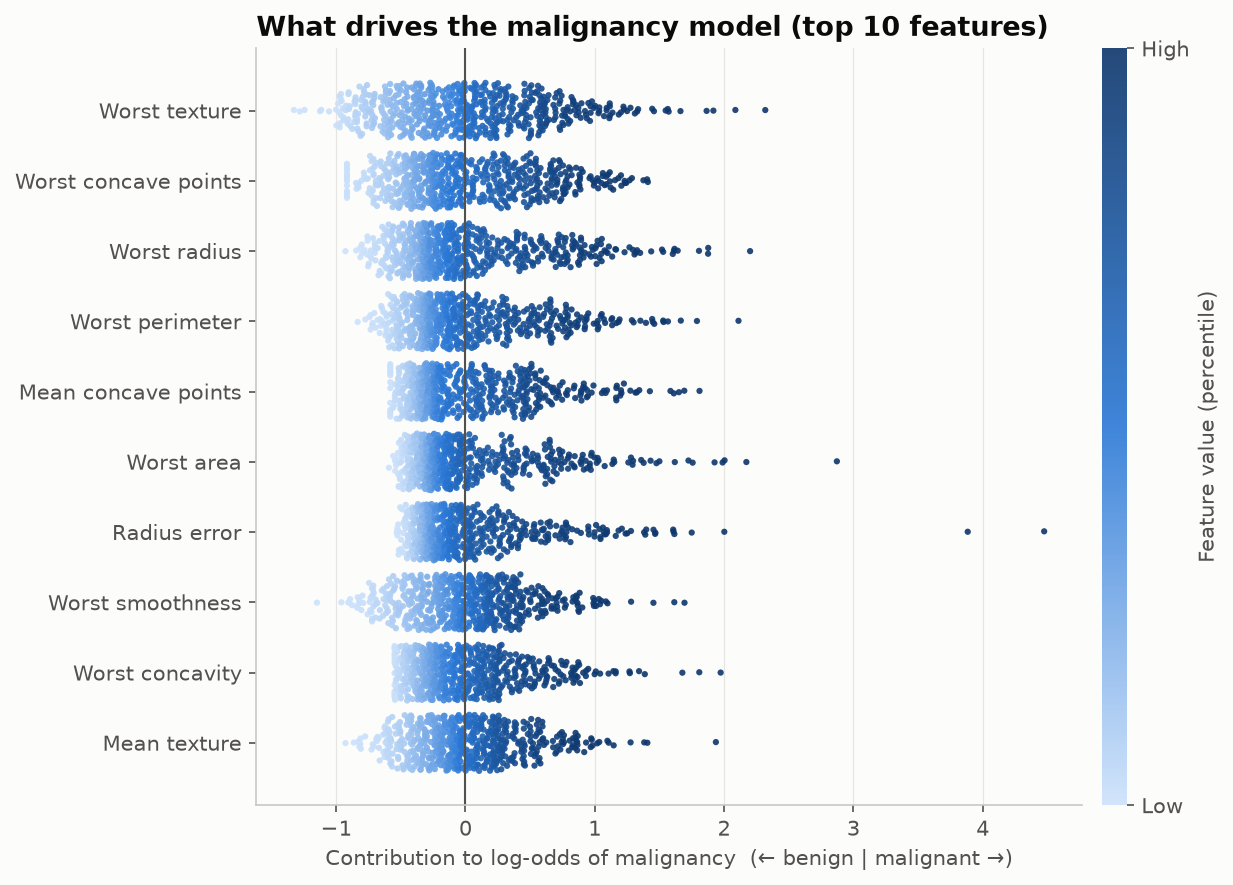

Write Python code to recreate this figure.
"""
SHAP Summary (Beeswarm)  -  family: Machine learning

DESIGN PURPOSE
One row per feature, one dot per prediction. A dot's horizontal position is
how much that feature pushed that prediction up or down, and its color is the
feature's value. The chart shows which features matter, in which direction,
and for whom.

WHEN TO USE
  - Explain a predictive model globally while keeping per-patient detail
  - Show whether high values of a feature raise or lower the prediction
  - Spot features whose effect is large for a few cases but small on average

AVOID WHEN
  - Readers will take contributions as causal effects (they explain the model,
    not the world)
  - Features are strongly correlated (attributions get split arbitrarily
    between them)
  - You need a single explanation for one patient (use a waterfall/force plot)

ALTERNATIVES
  - Permutation importance (global ranking only)
  - Partial dependence / ICE plot (shape of one feature's effect)

EXAMPLE
A logistic regression predicting malignancy in the real Breast Cancer
Wisconsin dataset (load_breast_cancer). For a linear model, the exact
interventional SHAP value of feature j is coef_j × (x_j − mean_j) on the log-
odds scale. This example computes those values directly, without the shap
package. These tumour measurements are strongly correlated (radius, perimeter
and area move together), so conditional (observational) SHAP values would
spread credit differently among them.

Run:  python shap_summary.py
"""
import sys
from pathlib import Path

import numpy as np
import pandas as pd
import matplotlib.pyplot as plt

# Library style: categorical colors in fixed order, recessive axes, hairline grid.
PALETTE = ["#2a78d6", "#eb6834", "#1baf7a", "#eda100",
           "#e87ba4", "#008300", "#6250d6", "#e34948"]
SEQ_CMAP = "Blues"      # sequential: one hue, light -> dark
DIV_CMAP = "RdBu_r"     # diverging: two opposite hues, neutral midpoint
GRAY = "#b8b7b1"        # de-emphasised marks
plt.rcParams.update({
    "figure.figsize": (8, 4.8), "figure.dpi": 110, "figure.facecolor": "#fcfcfb",
    "axes.facecolor": "#fcfcfb", "axes.edgecolor": "#c9c8c3", "axes.linewidth": 0.8,
    "axes.spines.top": False, "axes.spines.right": False,
    "axes.grid": True, "grid.color": "#e6e5e1", "grid.linewidth": 0.6, "axes.axisbelow": True,
    "axes.prop_cycle": plt.cycler(color=PALETTE),
    "axes.titlesize": 13, "axes.titleweight": "bold", "axes.titlelocation": "left",
    "axes.labelcolor": "#52514e", "xtick.color": "#52514e", "ytick.color": "#52514e",
    "text.color": "#0b0b0b", "font.size": 10, "lines.linewidth": 2,
    "legend.frameon": False,
})

from matplotlib.colors import LinearSegmentedColormap
from sklearn.datasets import load_breast_cancer
from sklearn.linear_model import LogisticRegression
from sklearn.preprocessing import StandardScaler

# --- Example data ------------------------------------------------------------
bc = load_breast_cancer(as_frame=True)
X = pd.DataFrame(StandardScaler().fit_transform(bc.data), columns=bc.data.columns)
y = 1 - bc.target                      # 1 = malignant
model = LogisticRegression(C=0.1, max_iter=5000).fit(X, y)
# Exact SHAP values for a linear model (log-odds scale): coef * (x - mean)
shap = pd.DataFrame(model.coef_[0] * (X - X.mean()).values, columns=X.columns)
order = shap.abs().mean().sort_values(ascending=False).index[:10]
shap.abs().mean()[order].round(2)

# --- Plot --------------------------------------------------------------------
cmap = LinearSegmentedColormap.from_list("feat", ["#cde2fb", "#2a78d6", "#0d366b"])
fig, ax = plt.subplots(figsize=(8.5, 6))
rng = np.random.default_rng(0)
for row, feat in enumerate(order[::-1]):
    v = shap[feat].values
    # beeswarm-style jitter: spread points vertically in proportion to local density
    bins = np.round(v / 0.08)
    offs = np.zeros_like(v)
    for b in np.unique(bins):
        idx = np.where(bins == b)[0]
        k = len(idx)
        offs[idx] = (np.arange(k) - (k - 1) / 2) * min(0.035, 0.8 / max(k, 1))
    offs += rng.uniform(-0.01, 0.01, len(v))
    fv = X[feat].rank(pct=True).values
    sc = ax.scatter(v, row + offs, c=fv, cmap=cmap, s=9, alpha=0.9, linewidth=0, vmin=0, vmax=1)
ax.axvline(0, color="#52514e", lw=1)
ax.set_yticks(range(len(order)), [f.capitalize() for f in order[::-1]])
ax.grid(axis="y", visible=False)
ax.set_xlabel("Contribution to log-odds of malignancy  (← benign | malignant →)")
ax.set_title("What drives the malignancy model (top 10 features)")
cb = fig.colorbar(sc, ax=ax, pad=0.02, ticks=[0, 1], aspect=30)
cb.ax.set_yticklabels(["Low", "High"])
cb.set_label("Feature value (percentile)", color="#52514e")
cb.outline.set_visible(False)
fig.tight_layout()

# --- Save / show -------------------------------------------------------------
out = Path(__file__).with_name(Path(__file__).stem + ".png")
fig.savefig(out, dpi=150, bbox_inches="tight")
print(f"saved {out}")
if "--no-show" not in sys.argv:
    plt.show()
